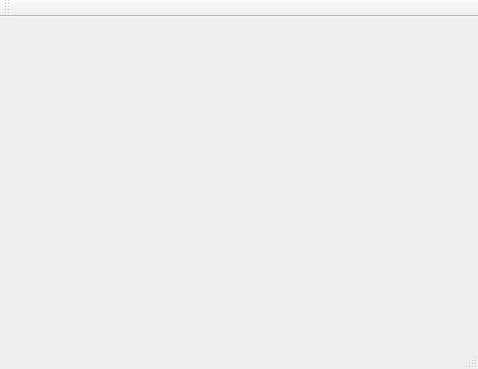
<?xml version="1.0" encoding="UTF-8"?>
<ui version="4.0">
 <class>MainWindow</class>
 <widget class="QMainWindow" name="MainWindow">
  <property name="enabled">
   <bool>true</bool>
  </property>
  <property name="geometry">
   <rect>
    <x>0</x>
    <y>0</y>
    <width>478</width>
    <height>369</height>
   </rect>
  </property>
  <property name="sizePolicy">
   <sizepolicy hsizetype="Preferred" vsizetype="Preferred">
    <horstretch>0</horstretch>
    <verstretch>0</verstretch>
   </sizepolicy>
  </property>
  <property name="windowTitle">
   <string>MainWindow</string>
  </property>
  <widget class="QWidget" name="centralWidget"/>
  <widget class="QMenuBar" name="menuBar">
   <property name="geometry">
    <rect>
     <x>0</x>
     <y>0</y>
     <width>478</width>
     <height>20</height>
    </rect>
   </property>
  </widget>
  <widget class="QToolBar" name="mainToolBar">
   <attribute name="toolBarArea">
    <enum>TopToolBarArea</enum>
   </attribute>
   <attribute name="toolBarBreak">
    <bool>false</bool>
   </attribute>
  </widget>
  <widget class="QStatusBar" name="statusBar"/>
 </widget>
 <layoutdefault spacing="6" margin="11"/>
 <resources/>
 <connections/>
</ui>
